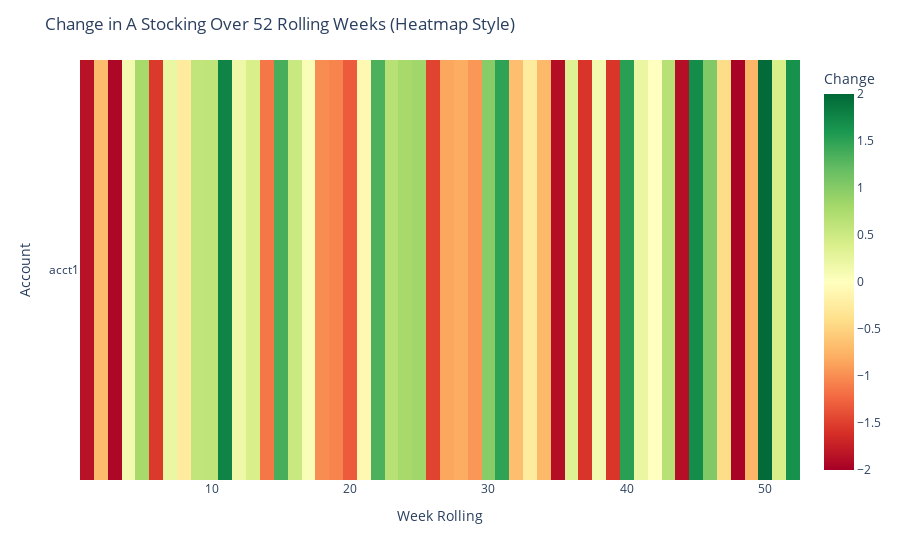

This figure's notebook cell:
### Code cell
import plotly.express as px
import pandas as pd
import numpy as np

# 模拟数据：52周，每周一个数值（可替换为实际change_a_stocking）
df = pd.DataFrame({
    'week_rolling': list(range(1, 53)),
    'change_a_stocking': np.random.uniform(-2, 2, 52),
    'account_id': ['acct1']*52  # 只画一个账户，也可以换成多个账户
})

# 画热力图
fig = px.imshow(
    df.pivot(index='account_id', columns='week_rolling', values='change_a_stocking'),
    color_continuous_scale='RdYlGn',  # 红黄绿，负数红色，正数绿色
    zmin=-2, zmax=2,
    aspect="auto",
    labels=dict(color="Change A Stocking")
)

fig.update_layout(
    title="Change in A Stocking Over 52 Rolling Weeks (Heatmap Style)",
    xaxis_title="Week Rolling",
    yaxis_title="Account",
    coloraxis_colorbar=dict(title="Change")
)

fig.show()

### Figure 1 — Plotly figure (JSON) as saved in the notebook; plotly's stock layout.template omitted (floating-point values rounded to 4 significant figures)
{"data": [{"coloraxis": "coloraxis", "hovertemplate": "week_rolling: %{x}<br>account_id: %{y}<br>Change A Stocking: %{z}<extra></extra>", "name": "0", "type": "heatmap", "x": [1, 2, 3, 4, 5, 6, 7, 8, 9, 10, 11, 12, 13, 14, 15, 16, 17, 18, 19, 20, 21, 22, 23, 24, 25, 26, 27, 28, 29, 30, 31, 32, 33, 34, 35, 36, 37, 38, 39, 40, 41, 42, 43, 44, 45, 46, 47, 48, 49, 50, 51, 52], "xaxis": "x", "y": ["acct1"], "yaxis": "y", "z": [[-1.85, -0.6894, -1.942, 0.1268, 0.7905, -1.541, 0.2267, -0.2526, 0.5907, 0.6039, 1.767, 0.1836, 0.4062, -1.146, 1.36, 0.5363, 0.06204, -1.004, -1.064, -1.315, -0.09132, 1.338, 0.6658, 0.7867, 0.8281, -1.47, -0.8419, -0.8039, -0.9508, 0.9891, 1.494, -0.6691, -0.2518, -0.7129, -1.885, 0.3416, -1.571, 0.1252, -1.566, 1.521, 0.2157, 0.002021, 0.6706, -1.878, 1.696, 1.03, -0.4207, -1.98, -0.7343, 1.974, 0.4069, 1.647]]}], "layout": {"coloraxis": {"cmax": 2, "cmin": -2, "colorbar": {"title": {"text": "Change"}}, "colorscale": [[0, "rgb(165,0,38)"], [0.1, "rgb(215,48,39)"], [0.2, "rgb(244,109,67)"], [0.3, "rgb(253,174,97)"], [0.4, "rgb(254,224,139)"], [0.5, "rgb(255,255,191)"], [0.6, "rgb(217,239,139)"], [0.7, "rgb(166,217,106)"], [0.8, "rgb(102,189,99)"], [0.9, "rgb(26,152,80)"], [1, "rgb(0,104,55)"]]}, "margin": {"t": 60}, "title": {"text": "Change in A Stocking Over 52 Rolling Weeks (Heatmap Style)"}, "xaxis": {"anchor": "y", "domain": [0, 1], "title": {"text": "Week Rolling"}}, "yaxis": {"anchor": "x", "autorange": "reversed", "domain": [0, 1], "title": {"text": "Account"}}}}
